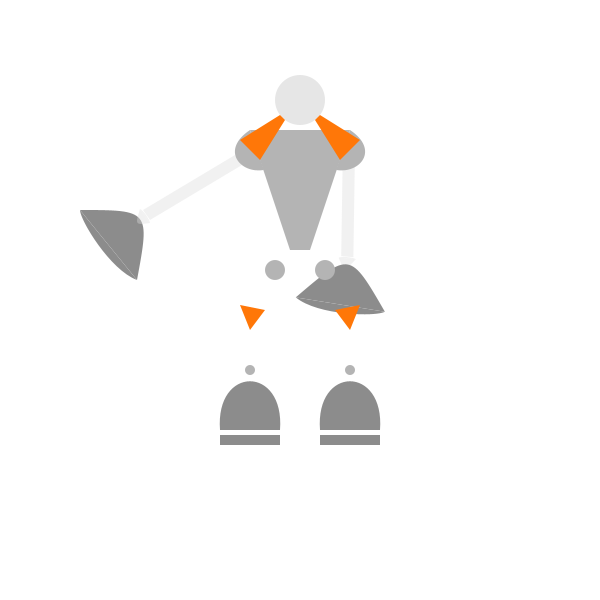
Frame 1 (no input)
Frame 60 (the mouse pressed at the canvas centre just before this capture): identical to frame 1, image omitted
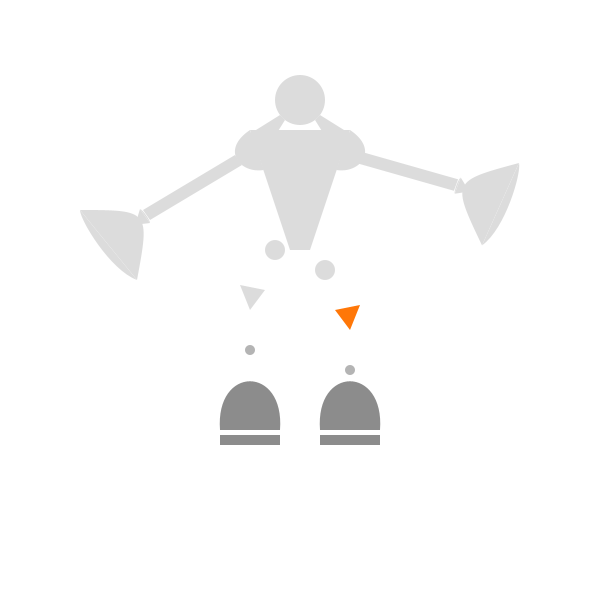
Frame 120 (the mouse held since frame 60 and released just before this capture)

The Processing sketch that drew these frames (run headless with seeded random() and noise(); from frame 60 on, the mouse is pressed at the canvas centre):

// Processing sketch: processing_141248
// ── processing_141248.pde

void setup(){
size(600, 600);
}
void draw(){
 int x = 300;
 int y = 100;
  
  background(255);
  noStroke();
//fill(255, 20);
//rect(0, 0, 600, 600);

if (mouseY<100){
  fill(230);
}
else if (mouseY>100){
  fill(220);
}
  //head
  ellipse(x, y, 50, 50);    
  //line(280, 115, 275, 120);
  //line(275, 120, 280, 125);
  //line(280, 125, 285, 120); 

if (mouseY<170){
  fill(180);
}
else if (mouseY>170){
  fill(220);
}
  //body
  quad(x-50, y+30, x+50, y+30, x+10, y+150, x-10, y+150);


if (mouseY<230){
fill(140);
}
 else if (mouseY>230){
  fill(220);
 }
//left hand
  bezier(x-220, y+110, x-220, y+120, x-190, y+170, x-163, y+180);
  bezier(x-220, y+110, x-150, y+110, x-150, y+110, x-163, y+180);  
  //point(x-165, y+125);
  //line(x-220, y+110, x-165, y+125);
  
  if (mouseY<180){
  fill(220, 100);
}
else if (mouseY>180){
  fill(220);
}
 //left arm
  quad(x-65, y+55, x-58, y+65, x-150, y+120, x-157, y+110);
  bezier(x-160, y+109, x-157, y+110, x-150, y+120, x-150, y+123);
  bezier(x-160, y+109, x-165, y+125, x-165, y+125, x-150, y+123); 
  

  if (mouseY<200){
  fill(220, 100);
}
else if (mouseY>200){
  fill(220);
}

  //right arm
  if (mouseX<width){
  pushMatrix();
  translate(x+55, y+50);
   //60 - ( -90 );
   //pi/3 - ( -PI/2 );
  float angle = map( mouseX, 0, width, PI/3, -PI/2 );
  if (mouseX<width){
    rotate(angle);   
  }
  quad(0, 0, -7, 10, 85, 65, 92, 55);  
  bezier(95, 54, 92, 55, 85, 65, 85, 68);
  bezier(95, 54, 100, 70, 100, 70, 85, 68);
  
   if (mouseY<250){
fill(140);
}
 else if (mouseY>250){
  fill(220);
 }
  //right hand 
  bezier(155, 55, 155, 65, 125, 115, 98, 125);
  bezier(155, 55, 85, 55, 85, 55, 98, 125);  
  //point(x-165, y+125);
  //line(x-220, y+110, x-165, y+125);
  //bezier(x+220, y+110, x+220, y+120, x+190, y+170, x+163, y+180);
  //bezier(x+220, y+110, x+150, y+110, x+150, y+110, x+163, y+180); 

  popMatrix();
  }
  
  //quad(x+65, y+55, x+58, y+65, x+150, y+120, x+157, y+110);  
  //bezier(x+160, y+109, x+157, y+110, x+150, y+120, x+150, y+123);
  //bezier(x+160, y+109, x+165, y+125, x+165, y+125, x+150, y+123);

if (mouseY<170){
  fill(180);
}
else if (mouseY>170){
  fill(220);
}
 //left shoulder
  bezier(x-50, y+30, x-80, y+50, x-60, y+74, x-36, y+70);

  //right shoulder
  bezier(x+50, y+30, x+80, y+50, x+60, y+74, x+36, y+70);

if (mouseY<130){
  fill(255, 119, 8);
}
 else if (mouseY>130){
  fill(220);
 }
  //left canister
  quad(x-20, y+15, x-60, y+40, x-40, y+60, x-15, y+20);
 
 if (mouseY<150){
  fill(255, 119, 8);
}
 else if (mouseY>150){
  fill(220);
 }
  //right canister
  quad(x+20, y+15, x+60, y+40, x+40, y+60, x+15, y+20);
  

if (mouseY<250){
fill(180);
}
 else if (mouseY>250){
  fill(220);
 }

  //left hip circle
  if(mouseX<200){
    ellipse(x-25, y+170, 20, 20);
  }
  else if (mouseX>200){
    ellipse(x-25, y+150, 20, 20);
}
  

  
  
  if (mouseY<270){
fill(180);
}
 else if (mouseY>270){
  fill(220);
 }
  //right hip circle
  if(mouseX<320){
  ellipse(x+25, y+170, 20, 20);
  }
  else if(mouseX>320){
    ellipse(x+35, y+170, 20, 20);
  }
  if (mouseY<290){
    fill(255, 119, 8);
}
 else if (mouseY>290){
  fill(220);
 }

  //left knee
   if(mouseX<240){
  triangle(x-50, y+230, x-60, y+205, x-35, y+210);
   }
    else if (mouseX>240){
    triangle(x-50, y+210, x-60, y+185, x-35, y+190);
    }
    
   if (mouseY<310){
    fill(255, 119, 8);
}
 else if (mouseY>310){
  fill(220);
 }
  //right knee
  if (mouseX<340){
  triangle(x+50, y+230, x+60, y+205, x+35, y+210);
  }
  else if (mouseX>340){
      triangle(x+70, y+230, x+80, y+205, x+55, y+210);
  }
    
  if (mouseY<330){
  fill(180);
}
 else if (mouseY>330){
  fill(220);
 }
  //left ankle circle
     if(mouseX<280){
  ellipse(x-50, y+270, 10, 10);
     }
  else if(mouseX>280){
      ellipse(x-50, y+250, 10, 10);
  }
    
  if (mouseY<350){
  fill(180);
}
 else if (mouseY>350){
  fill(220);
 }
  //right ankle circle
  if (mouseX<380){
  ellipse(x+50, y+270, 10, 10);
  }
  else if(mouseX>380){
    ellipse(x+90, y+270, 10, 10);
  }
  
  if (mouseY<370){
  fill(140);
}
 else if (mouseY>370){
  fill(220);
 }
  //left foot
  if(mouseX<320){
  bezier(x-80, y+330, x-85, y+265, x-15, y+265, x-20, y+330);
  line(x-80, y+330, x-20, y+330);
  rect(x-80, y+335, 60, 10);
  }
else if(mouseX>320){
   bezier(x-80, y+310, x-85, y+245, x-15, y+245, x-20, y+310);
  line(x-80, y+310, x-20, y+310);
  rect(x-80, y+315, 60, 10);
}
  if (mouseY<390){
  fill(140);
}
 else if (mouseY>390){
  fill(220);
 }
  //right foot
  if (mouseX<400){
  bezier(x+80, y+330, x+85, y+265, x+15, y+265, x+20, y+330);
  line(x+80, y+330, x+20, y+330);
  rect(x+20, y+335, 60, 10);
  }
  else if(mouseX>400){
 bezier(x+140, y+330, x+145, y+265, x+75, y+265, x+80, y+330);
  line(x+140, y+330, x+80, y+330);
  rect(x+80, y+335, 60, 10);
  }

  }
